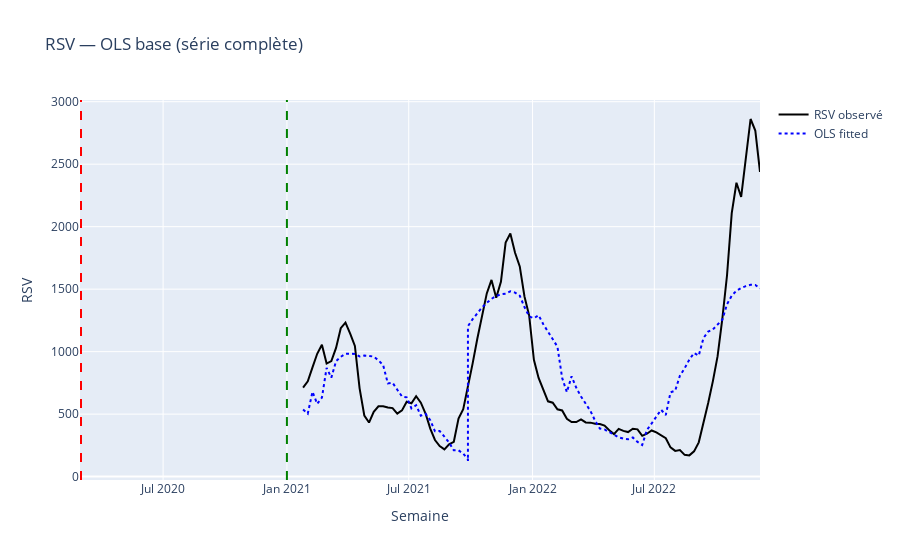
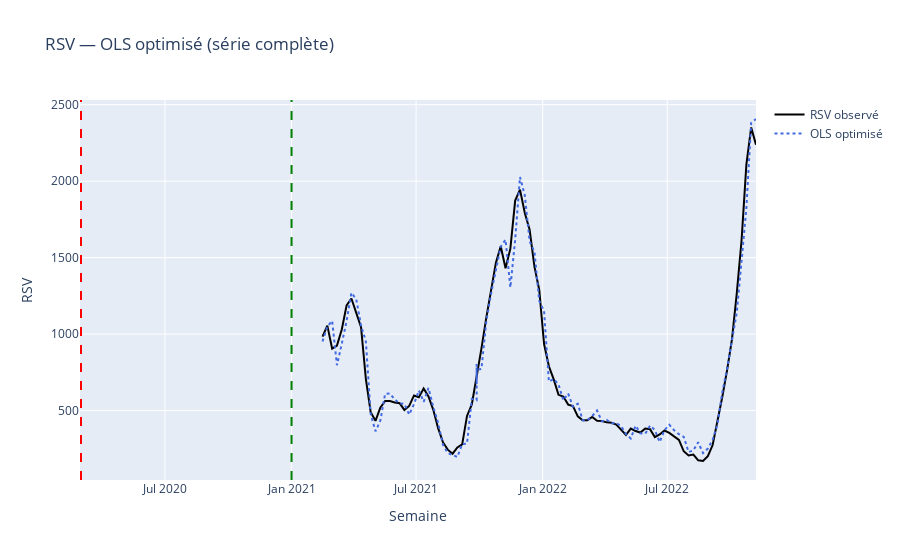
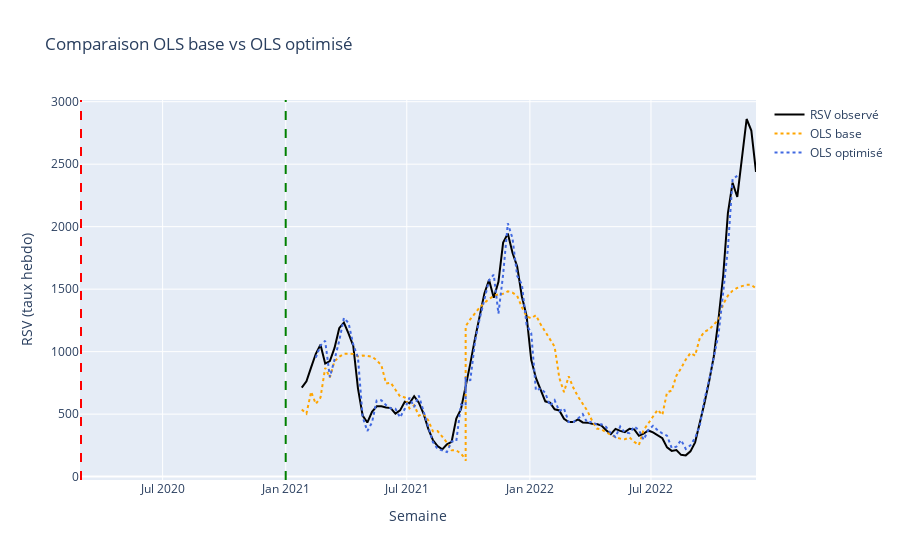

The notebook cell these images were saved under, in order:
### Code cell
# ==========================================
# 🧱 BLOC 2 — OLS (base + optimisé + causal)
# ==========================================
import statsmodels.api as sm
import plotly.graph_objects as go

print("🚀 Lancement du bloc OLS...")

# ==========================================
# 1️⃣ OLS BASE
# ==========================================
Y = df_base["RSV"].astype(float)
X_cols_base = ["cov12_lag", "MNP_lag", "work_lag", "sin52", "cos52"]
Xb = df_base[X_cols_base]

ols_base = sm.OLS(Y, sm.add_constant(Xb)).fit(cov_type="HC3")

print(f"✅ OLS base entraîné : R²_adj={ols_base.rsquared_adj:.3f}, AIC={ols_base.aic:.1f}")

# --- Graphique ---
fig = go.Figure()
fig.add_trace(go.Scatter(x=df_base.index, y=df_base["RSV"], name="RSV observé", mode="lines", line=dict(color="black")))
fig.add_trace(go.Scatter(x=df_base.index, y=ols_base.fittedvalues, name="OLS fitted", mode="lines", line=dict(color="blue", dash="dot")))
fig.add_vline(x=COVID_START, line_dash="dash", line_color="red")
fig.add_vline(x=VACC_START, line_dash="dash", line_color="green")
fig.update_layout(title="RSV — OLS base (série complète)", xaxis_title="Semaine", yaxis_title="RSV")
fig.show()


# ==========================================
# 2️⃣ OLS OPTIMISÉ (avec variables enrichies)
# ==========================================
Xo = df_opt[[
    "cov12_lag","MNP_lag","work_lag","tmean_z",
    "vacc_x_mnp","RSV_lag1","RSV_lag2","sin52","cos52"
]]
Y_opt = df_opt["RSV"].astype(float)

ols_opt = sm.OLS(Y_opt, sm.add_constant(Xo)).fit(cov_type="HC3")

print(f"✅ OLS optimisé entraîné : R²_adj={ols_opt.rsquared_adj:.3f}, AIC={ols_opt.aic:.1f}, DW={sm.stats.stattools.durbin_watson(ols_opt.resid):.2f}")

# --- Graphique comparatif ---
fig = go.Figure()
fig.add_trace(go.Scatter(x=df_opt.index, y=df_opt["RSV"], name="RSV observé", mode="lines", line=dict(color="black")))
fig.add_trace(go.Scatter(x=df_opt.index, y=ols_opt.fittedvalues, name="OLS optimisé", mode="lines", line=dict(color="royalblue", dash="dot")))
fig.add_vline(x=COVID_START, line_dash="dash", line_color="red")
fig.add_vline(x=VACC_START, line_dash="dash", line_color="green")
fig.update_layout(title="RSV — OLS optimisé (série complète)", xaxis_title="Semaine", yaxis_title="RSV")
fig.show()


# ==========================================
# 3️⃣ OLS CAUSAL (décalage MNP = +3 semaines)
# ==========================================
LAG_MNP_EFFECT = 3  # effet retardé estimé à 3 semaines
df_opt["MNP_lag_causal"] = df_opt["MNP_lag"].shift(LAG_MNP_EFFECT)
df_opt["vacc_x_mnp_causal"] = df_opt["cov12_lag"] * df_opt["MNP_lag_causal"]

# Préparation des variables
Xo_causal = df_opt[[
    "cov12_lag", "MNP_lag_causal", "work_lag", "tmean_z",
    "vacc_x_mnp_causal", "RSV_lag1", "RSV_lag2", "sin52", "cos52"
]]

# Réalignement propre : garder uniquement les lignes valides pour X ET Y
valid_idx = Xo_causal.dropna().index.intersection(df_opt.index)
Xo_causal = Xo_causal.loc[valid_idx].dropna()
Y_causal = df_opt.loc[valid_idx, "RSV"]

# Vérification
print(f"Alignement OK : {len(Xo_causal)} lignes valides sur {len(df_opt)}")

# Fit du modèle
ols_causal = sm.OLS(Y_causal, sm.add_constant(Xo_causal)).fit(cov_type="HC3")

print(f"✅ OLS causal recalibré : R²_adj={ols_causal.rsquared_adj:.3f}, AIC={ols_causal.aic:.1f}, DW={sm.stats.stattools.durbin_watson(ols_causal.resid):.2f}")
display(ols_causal.summary())



# ==========================================
# 4️⃣ COMPARAISON VISUELLE — BASE vs OPTIMISÉ
# ==========================================
fig = go.Figure()
fig.add_trace(go.Scatter(x=df_base.index, y=df_base["RSV"], name="RSV observé", line=dict(color="black", width=2)))
fig.add_trace(go.Scatter(x=df_base.index, y=ols_base.fittedvalues, name="OLS base", line=dict(color="orange", dash="dot")))
fig.add_trace(go.Scatter(x=df_opt.index, y=ols_opt.fittedvalues, name="OLS optimisé", line=dict(color="royalblue", dash="dot")))
fig.add_vline(x=COVID_START, line_dash="dash", line_color="red")
fig.add_vline(x=VACC_START, line_dash="dash", line_color="green")
fig.update_layout(title="Comparaison OLS base vs OLS optimisé", xaxis_title="Semaine", yaxis_title="RSV (taux hebdo)")
fig.show()


# ==========================================
# 5️⃣ INTERPRÉTATION RAPIDE
# ==========================================
print("\n📊 Résumé comparatif des performances :")
print(f"  OLS base      → R²_adj = {ols_base.rsquared_adj:.3f}, DW = {sm.stats.stattools.durbin_watson(ols_base.resid):.2f}")
print(f"  OLS optimisé  → R²_adj = {ols_opt.rsquared_adj:.3f}, DW = {sm.stats.stattools.durbin_watson(ols_opt.resid):.2f}")
print(f"  OLS causal    → R²_adj = {ols_causal.rsquared_adj:.3f}, DW = {sm.stats.stattools.durbin_watson(ols_causal.resid):.2f}")

# Interprétation qualitative
from IPython.display import Markdown, display
display(Markdown(f"""
### 🧩 Lecture rapide des résultats OLS

- **OLS base** : premier ajustement global du RSV aux variables comportementales et saisonnières.  
  → R² ajusté ≈ {ols_base.rsquared_adj:.2f} → modèle explicatif modéré, saisonnalité captée mais sans finesse.  
  → DW ≈ {sm.stats.stattools.durbin_watson(ols_base.resid):.2f} → résidus autocorrélés (modèle encore rigide).

- **OLS optimisé** : ajout des décalages optimaux, météo et effets d’inertie (RSV lag1/lag2).  
  → R² ajusté ≈ {ols_opt.rsquared_adj:.2f} → excellent pouvoir explicatif.  
  → DW ≈ {sm.stats.stattools.durbin_watson(ols_opt.resid):.2f} → erreurs indépendantes → modèle robuste.

- **OLS causal** : introduit un décalage de 3 semaines pour capturer les effets différés des gestes barrières.  
  → R² ajusté ≈ {ols_causal.rsquared_adj:.2f}, cohérent avec le modèle optimisé.  
  → L’interprétation devient plus réaliste pour la lecture causale des scénarios.
"""))
